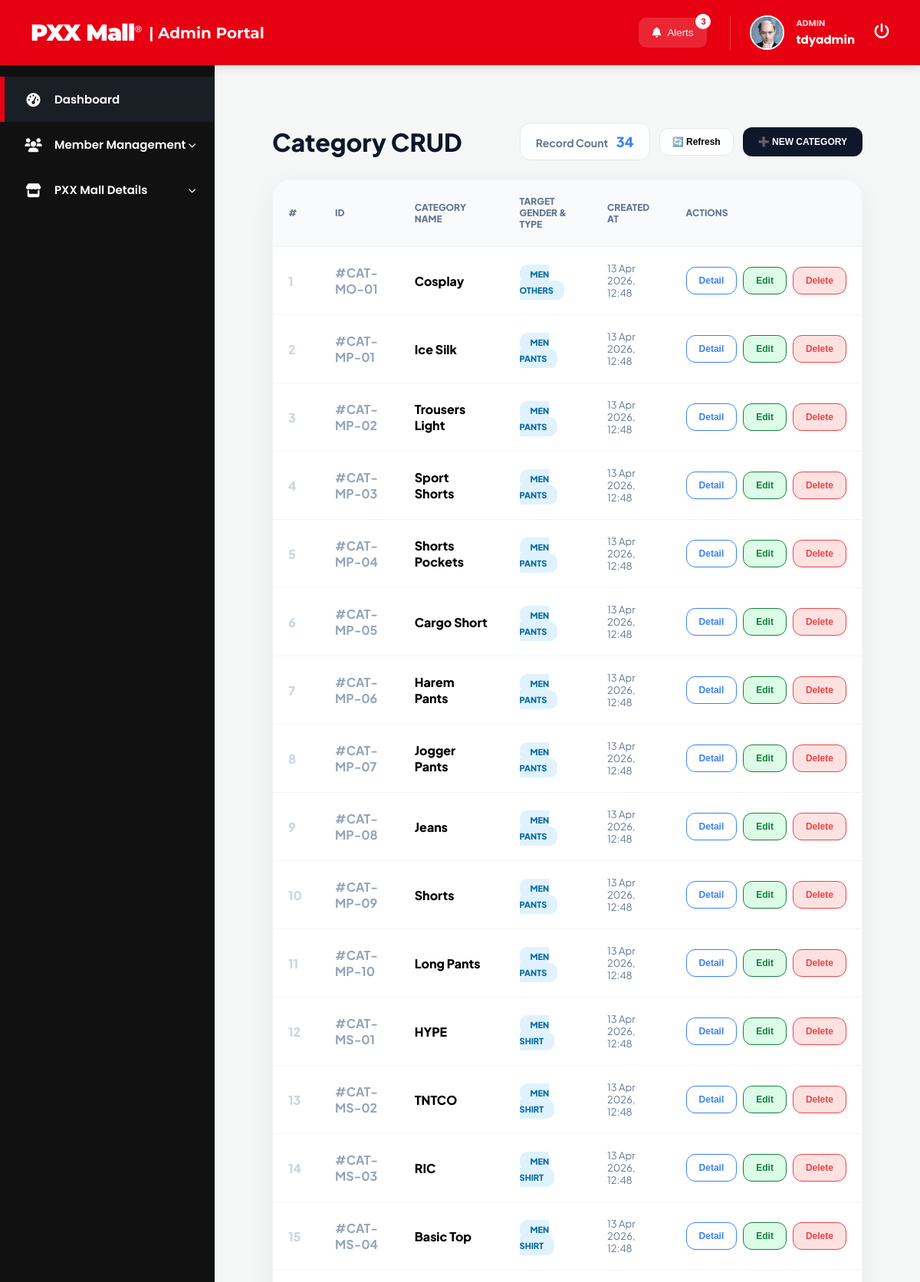
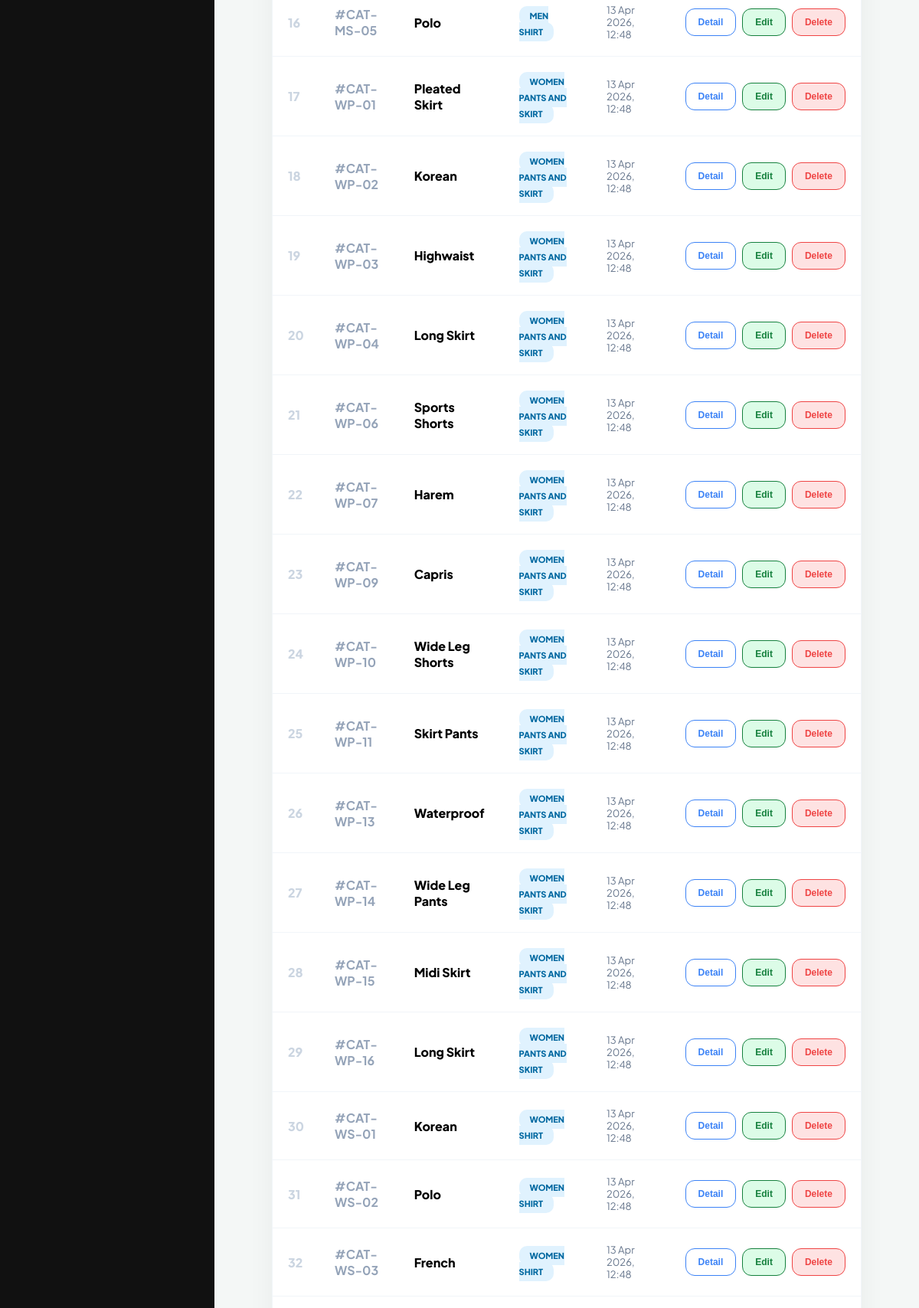
Screenshot of /admin/category_crud.php (signed in, upper part) with the database file from the repository (2 pictures, top to bottom).
### tables this page shows
CREATE TABLE `categories` (
  `category_id` varchar(20) NOT NULL,
  `category_name` varchar(100) NOT NULL,
  `category_gender` varchar(50) DEFAULT NULL,
  `description` text DEFAULT NULL,
  `created_at` timestamp NOT NULL DEFAULT current_timestamp()
);

### admin/category_crud.php (the view, shortened to what this page needs)
<?php
$pxx_root = dirname(__DIR__);
require_once $pxx_root . '/includes/db.php';
$categories = $pdo->query("SELECT * FROM categories ORDER BY created_at DESC")->fetchAll(PDO::FETCH_ASSOC);
$admin_head = $pxx_root . '/includes/_admin_head.php';
if (file_exists($admin_head)) { include $admin_head; }
?>
<div class="cat-container" id="pxxMain">
    <div class="cat-header">
        <h1>Category CRUD</h1>
        <div style="display: flex; gap: 12px; align-items: center;">
            <div class="stat-badge">Record Count <span><?= count($categories) ?></span></div>
            <button onclick="location.reload()" class="btn-i"><span>🔄</span> Refresh</button>
            <button onclick="openModal('add')" class="btn-i" style="background:#0f172a; color:#fff; border:none; padding:12px 20px;"><span>➕</span> NEW CATEGORY</button>
        </div>
    </div>
    <div class="cat-card">
        <table>
            <thead>
                <tr>
                    <th>#</th>
                    <th>ID</th>
                    <th>Category Name</th>
                    <th>Target Gender & Type</th>
                    <th>Created At</th>
                    <th>Actions</th>
                </tr>
            </thead>
            <tbody>
                <?php if ($categories): $idx = 1; foreach ($categories as $c):
                    $isWomen = (strpos($c['category_gender'], 'Women') !== false);
                    $gClass = $isWomen ? 'pill-women' : 'pill-men';
                ?>
                <tr>
                    <td style="font-weight:800; color:#cbd5e1;"><?= $idx++ ?></td>
                    <td style="font-weight:700; color:#94a3b8;">#<?= htmlspecialchars($c['category_id']) ?></td>
                    <td style="font-weight:800;"><?= htmlspecialchars($c['category_name']) ?></td>
                    <td><span class="pill <?= $gClass ?>"><?= strtoupper($c['category_gender']) ?></span></td>
                    <td style="font-size:13px; color:#64748b;"><?= date('d M Y, H:i', strtotime($c['created_at'])) ?></td>
                    <td>
                        <div class="act-btns">
                            <button onclick='openModal("detail", <?= json_encode($c) ?>)' class="btn-i btn-blue">Detail</button>
                            <button onclick='openModal("edit", <?= json_encode($c) ?>)' class="btn-i btn-green">Edit</button>
                            <button onclick='handleDelete("<?= $c['category_id'] ?>")' class="btn-i btn-red">Delete</button>
                        </div>
                    </td>
                </tr>
                <?php endforeach; else: ?>
                <tr><td colspan="6" style="text-align:center; padding:50px;">No categories found.</td></tr>
                <?php endif; ?>
            </tbody>
        </table>
    </div>
</div>
<?php
$foot = $pxx_root . '/includes/_admin_foot.php';
if (file_exists($foot)) { include $foot; }
?>

### includes/_admin_head.php (style rules this page uses)
:root { --pxx-red: #e60012; --side-bg: #111111; --side-h: #1a1e25; --white: #ffffff; --bg-canvas: #f4f7f6; --header-h: 85px; --side-w: 280px; --trans: all 0.3s ease; --toyyib-orange: #f39c12; }
body, html { margin: 0; padding: 0; height: 100vh; width: 100vw; font-family: 'Poppins', sans-serif; background-color: var(--bg-canvas); overflow: hidden; }
* { box-sizing: border-box; }

### admin/category_crud.php (style rules this page uses)
.cat-container { width: 100%; box-sizing: border-box; padding: 25px; font-family: 'Plus Jakarta Sans', sans-serif; animation: fadeInUp 0.4s ease-out forwards; }
.cat-header { display: flex; justify-content: space-between; align-items: center; margin-bottom: 25px; }
.cat-header h1 { font-size: 32px; font-weight: 900; color: #0f172a; margin: 0; }
.stat-badge { background: #fff; padding: 12px 20px; border-radius: 14px; border: 1px solid #e2e8f0; font-weight: 700; color: #64748b; font-size: 14px; }
.stat-badge span { color: #3b82f6; font-size: 18px; margin-left: 8px; font-weight: 900; }
.cat-card { background: #ffffff; border-radius: 24px; box-shadow: 0 10px 35px rgba(0,0,0,0.05); border: 1px solid #f1f5f9; overflow: hidden; }
table { width: 100%; border-collapse: collapse; text-align: left; }
th { background: #f8fafc; padding: 20px; color: #64748b; font-size: 12px; font-weight: 800; text-transform: uppercase; border-bottom: 2px solid #f1f5f9; }
td { padding: 20px; border-bottom: 1px solid #f1f5f9; vertical-align: middle; }
.pill { padding: 6px 14px; border-radius: 10px; font-size: 11px; font-weight: 800; }
.pill-men { background: #e0f2fe; color: #0369a1; }
.act-btns { display: flex; gap: 8px; }
.btn-i { padding: 10px 16px; border-radius: 12px; font-weight: 800; font-size: 12px; border: 1px solid #e2e8f0; transition: 0.2s; cursor: pointer; background: #fff; }
.btn-blue { color: #3b82f6; border-color: #3b82f6; }
.btn-green { color: #15803d; border-color: #15803d; background: #dcfce7; }
.btn-red { color: #ef4444; border-color: #ef4444; background: #fee2e2; }

### rows the page displays
categories: category_id "CAT-MO-01", category_name "Cosplay", category_gender "MEN OTHERS", created_at "13 Apr 2026, 12:48"
categories: category_id "CAT-MP-01", category_name "Ice Silk", category_gender "MEN PANTS", created_at "13 Apr 2026, 12:48"
categories: category_id "CAT-MP-02", category_name "Trousers Light", category_gender "MEN PANTS", created_at "13 Apr 2026, 12:48"
categories: category_id "CAT-MP-03", category_name "Sport Shorts", category_gender "MEN PANTS", created_at "13 Apr 2026, 12:48"
categories: category_id "CAT-MP-04", category_name "Shorts Pockets", category_gender "MEN PANTS", created_at "13 Apr 2026, 12:48"
categories: category_id "CAT-MP-05", category_name "Cargo Short", category_gender "MEN PANTS", created_at "13 Apr 2026, 12:48"
categories: category_id "CAT-MP-06", category_name "Harem Pants", category_gender "MEN PANTS", created_at "13 Apr 2026, 12:48"
categories: category_id "CAT-MP-07", category_name "Jogger Pants", category_gender "MEN PANTS", created_at "13 Apr 2026, 12:48"
categories: category_id "CAT-MP-08", category_name "Jeans", category_gender "MEN PANTS", created_at "13 Apr 2026, 12:48"
categories: category_id "CAT-MP-09", category_name "Shorts", category_gender "MEN PANTS", created_at "13 Apr 2026, 12:48"
categories: category_id "CAT-MP-10", category_name "Long Pants", category_gender "MEN PANTS", created_at "13 Apr 2026, 12:48"
categories: category_id "CAT-MS-01", category_name "HYPE", category_gender "MEN SHIRT", created_at "13 Apr 2026, 12:48"
categories: category_id "CAT-MS-02", category_name "TNTCO", category_gender "MEN SHIRT", created_at "13 Apr 2026, 12:48"
categories: category_id "CAT-MS-03", category_name "RIC", category_gender "MEN SHIRT", created_at "13 Apr 2026, 12:48"
categories: category_id "CAT-MS-04", category_name "Basic Top", category_gender "MEN SHIRT", created_at "13 Apr 2026, 12:48"
categories: category_id "CAT-MS-05", category_name "Polo", category_gender "MEN SHIRT", created_at "13 Apr 2026, 12:48"
categories: category_id "CAT-WP-01", category_name "Pleated Skirt", category_gender "WOMEN PANTS AND SKIRT", created_at "13 Apr 2026, 12:48"
categories: category_id "CAT-WP-02", category_name "Korean", category_gender "WOMEN PANTS AND SKIRT", created_at "13 Apr 2026, 12:48"
categories: category_id "CAT-WP-03", category_name "Highwaist", category_gender "WOMEN PANTS AND SKIRT", created_at "13 Apr 2026, 12:48"
categories: category_id "CAT-WP-04", category_name "Long Skirt", category_gender "WOMEN PANTS AND SKIRT", created_at "13 Apr 2026, 12:48"
categories: category_id "CAT-WP-06", category_name "Sports Shorts", category_gender "WOMEN PANTS AND SKIRT", created_at "13 Apr 2026, 12:48"
categories: category_id "CAT-WP-07", category_name "Harem", category_gender "WOMEN PANTS AND SKIRT", created_at "13 Apr 2026, 12:48"
categories: category_id "CAT-WP-09", category_name "Capris", category_gender "WOMEN PANTS AND SKIRT", created_at "13 Apr 2026, 12:48"
categories: category_id "CAT-WP-10", category_name "Wide Leg Shorts", category_gender "WOMEN PANTS AND SKIRT", created_at "13 Apr 2026, 12:48"
categories: category_id "CAT-WP-11", category_name "Skirt Pants", category_gender "WOMEN PANTS AND SKIRT", created_at "13 Apr 2026, 12:48"
categories: category_id "CAT-WP-13", category_name "Waterproof", category_gender "WOMEN PANTS AND SKIRT", created_at "13 Apr 2026, 12:48"
categories: category_id "CAT-WP-14", category_name "Wide Leg Pants", category_gender "WOMEN PANTS AND SKIRT", created_at "13 Apr 2026, 12:48"
categories: category_id "CAT-WP-15", category_name "Midi Skirt", category_gender "WOMEN PANTS AND SKIRT", created_at "13 Apr 2026, 12:48"
categories: category_id "CAT-WP-16", category_name "Long Skirt", category_gender "WOMEN PANTS AND SKIRT", created_at "13 Apr 2026, 12:48"
categories: category_id "CAT-WS-01", category_name "Korean", category_gender "WOMEN SHIRT", created_at "13 Apr 2026, 12:48"
categories: category_id "CAT-WS-02", category_name "Polo", category_gender "WOMEN SHIRT", created_at "13 Apr 2026, 12:48"
categories: category_id "CAT-WS-03", category_name "French", category_gender "WOMEN SHIRT", created_at "13 Apr 2026, 12:48"

### other values shown
$noti_count "3"
$user_role "ADMIN"
$current_admin "tdyadmin"
count($categories) "34"
